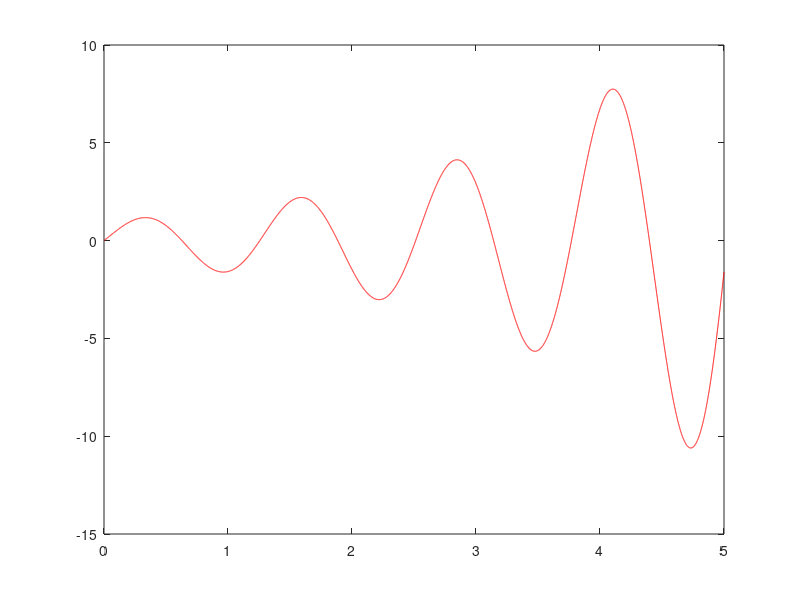

Write the MATLAB code that produced this figure. (Note: this script raises an error after producing the figure.)
close all;
clear all;
% Small test script for the Euler methods (Forward and Backward), Runge Kutta 4 and
% Crank-Nicolson to see if they work.
%
% Copyleft Alexandru Fikl <alexfikl@gmail.com> (c) 2012

% init data
T = 5;                                % time interval [0, T]
N = [100 1000 10000];              % number of discretizations
colors = ['b:', 'k:', 'g:', 'y:'];
h = 0 .* N;

% test functions:
% NOTE: this seems to be too easy for RK4
y0 = 0;                                                 % initial value
f = @(t, y) y - (exp(t / 2) .* sin(5 * t)) / 2 + 5 * (exp(t / 2) .* cos(5 * t));
df = @(t, y) 1;                                         % f'(t, y(t))
y = @(t) exp(t / 2) .* sin(5 * t);                      % real solution

% stiff problem:
%  y0 = 1;
%  f = @(t, y) -100 * y + 1 + 100 * t;                  % f(t, y(t))
%  df = @(t, y) -100;                                   % f'(t, y(t))
%  y = @(t) exp(-100 * t) + t;                          % real solution


% compute the error for each number of discretizations to see how the error
% gets smaller when we decrease the step.

% compute the exact solution
yexact = y(0:T/N(3):T);

figure(1);
plot(0:T/N(3):T, yexact, 'r');
hold on;
for i = 1:length(N)
    % compute current step
    h(i) = T / N(i);

    % compute approximations with our functions
    % ymethod = ForwardEuler(f, y0, N(i), T);
    ymethod = BackwardEuler(f, df, y0, N(i), T);
    % ymethod = RungeKutta4(f, y0, N(i), T);
    % ymethod = CrankNicolson(f, df, y0, N(i), T);

    max(abs(ymethod - y(0:h(i):T)))
    plot(0:h(i):T, ymethod, colors(i));
end

h = h .* 10;
legend(sprintf('solution exacte'), sprintf('h=%.4f', h(1)), sprintf('h=%.4f', h(2)), sprintf('h=%.4f', h(3)));
axis([0 5 -20 40]);
hold off;